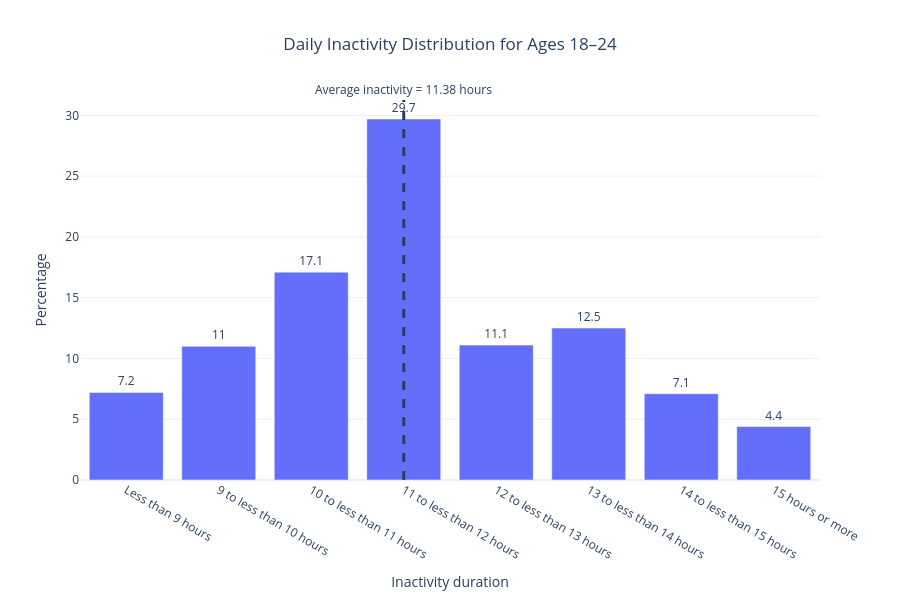

Notebook code cell kept with this figure:
### Code cell
import plotly.graph_objects as go

# filter inactivity only
inactivity = cleaned[cleaned["metric_group"] == "inactivity"].copy()

# average inactivity for 18–24
avg_inactivity = 11.38

fig = go.Figure()

# bar chart
fig.add_trace(go.Bar(
    x=inactivity["category"],
    y=inactivity["value"],
    text=inactivity["value"],
    textposition="outside",
    name="Percentage of 18–24",
    hovertemplate="Band: %{x}<br>Percentage: %{y:.1f}%<extra></extra>"
))

# vertical line for average
fig.add_vline(
    x=3,  # this will be placed around the 11 to <12 hours band
    line_width=3,
    line_dash="dash",
    annotation_text=f"Average inactivity = {avg_inactivity} hours",
    annotation_position="top"
)

fig.update_layout(
    title="Daily Inactivity Distribution for Ages 18–24",
    xaxis_title="Inactivity duration",
    yaxis_title="Percentage",
    template="plotly_white",
    height=600,
    title_x=0.5
)

fig.show()

### Figure 1 — Plotly figure (JSON) as saved in the notebook; plotly's stock layout.template omitted (floating-point values rounded to 4 significant figures)
{"data": [{"hovertemplate": "Band: %{x}<br>Percentage: %{y:.1f}%<extra></extra>", "name": "Percentage of 18–24", "text": [7.2, 11.0, 17.1, 29.7, 11.1, 12.5, 7.1, 4.4], "textposition": "outside", "type": "bar", "x": ["Less than 9 hours", "9 to less than 10 hours", "10 to less than 11 hours", "11 to less than 12 hours", "12 to less than 13 hours", "13 to less than 14 hours", "14 to less than 15 hours", "15 hours or more"], "y": [7.2, 11.0, 17.1, 29.7, 11.1, 12.5, 7.1, 4.4]}], "layout": {"annotations": [{"showarrow": false, "text": "Average inactivity = 11.38 hours", "x": 3, "xanchor": "center", "xref": "x", "y": 1, "yanchor": "bottom", "yref": "y domain"}], "height": 600, "shapes": [{"line": {"dash": "dash", "width": 3}, "type": "line", "x0": 3, "x1": 3, "xref": "x", "y0": 0, "y1": 1, "yref": "y domain"}], "title": {"text": "Daily Inactivity Distribution for Ages 18–24", "x": 0.5}, "xaxis": {"title": {"text": "Inactivity duration"}}, "yaxis": {"title": {"text": "Percentage"}}}}
